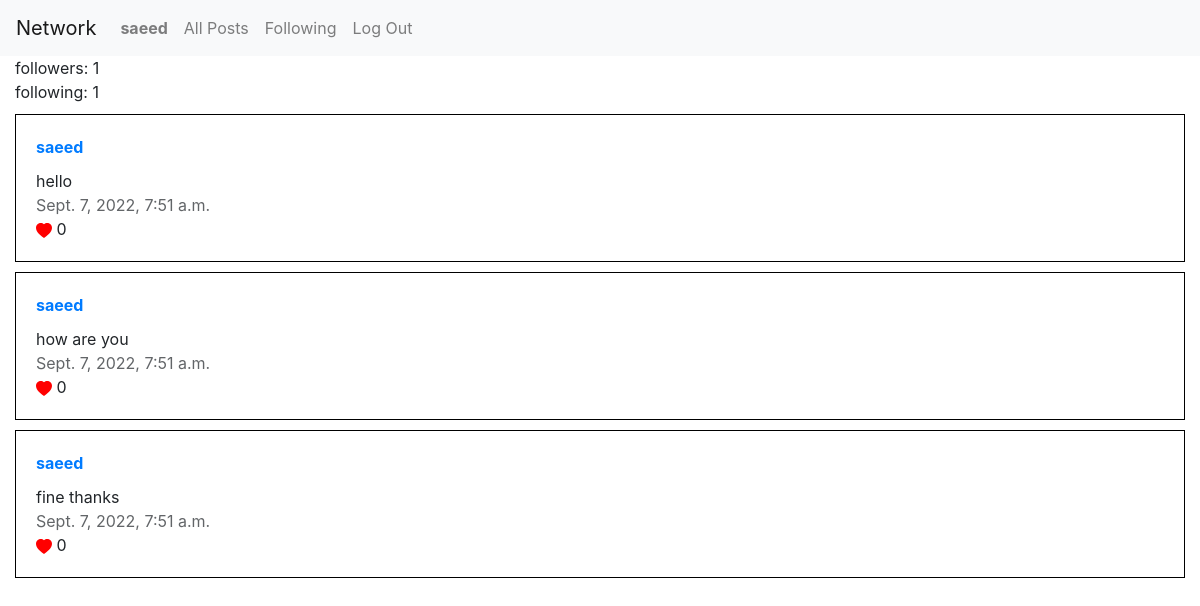
The page /saeed (signed in) on the database its author committed.
### network/models.py (models this page shows)
class User(AbstractUser):
    pass

class Follow(models.Model):
    follower = models.ForeignKey(User, on_delete=models.CASCADE, related_name="follower")
    followed = models.ForeignKey(User, on_delete=models.CASCADE, related_name="followed")

class Post(models.Model):
    poster = models.ForeignKey(User, on_delete=models.CASCADE, related_name="post")
    content = models.CharField(max_length=5000)
    date = models.DateTimeField(default=timezone.now)
    likes = models.IntegerField(default=0)

### network/views.py (the view)
# urls.py: path("<str:username>", views.profilePage, name="profilePage"),
def profilePage(request, username):
    user = User.objects.get(username=username)
    isFollowed = False
    for follow in user.followed.all():
        if request.user == follow.follower:
            isFollowed = True
    return render(request, "network/profilePage.html", {
        "profileUser": user,
        "isFollowed": isFollowed
    })

### network/templates/network/profilePage.html (shortened to what this page needs)
{% extends "network/layout.html" %}
{% block body %}
    <div class="container-fluid">
            <div class="followers">followers: {{ user.followed.all|length }}</div>
            <div class="following">following: {{ user.follower.all|length }}</div>
            <div id="profilePosts">
                {% for post in user.post.all %}
                    <div class="post">
                        <div class="username"><a href="{% url 'profilePage' post.poster.username %}">{{ post.poster.username }}</a></div>
                        <div class="content">{{ post.content }}</div>
                        <div class="date">{{ post.date }}</div>
                        <dic class="likes"><svg color="red" xmlns="http://www.w3.org/2000/svg" width="16" height="16" fill="currentColor" class="bi bi-heart-fill" viewBox="0 0 16 16">
                            <path fill-rule="evenodd" d="M8 1.314C12.438-3.248 23.534 4.735 8 15-7.534 4.736 3.562-3.248 8 1.314z"/>
                        </svg> {{ post.likes }}</dic>
                    </div>
                {% endfor %}
            </div>
    </div>
{% endblock %}

### network/templates/network/layout.html (shortened to what this page needs)
{% load static %}
<!DOCTYPE html>
<html lang="en">
    <head>
        <link rel="stylesheet" href="https://stackpath.bootstrapcdn.com/bootstrap/4.4.1/css/bootstrap.min.css">
        <link href="{% static 'network/styles.css' %}" rel="stylesheet">
    </head>
    <body>
        <nav class="navbar navbar-expand-lg navbar-light bg-light">
            <a class="navbar-brand" href="#">Network</a>
            <div>
              <ul class="navbar-nav mr-auto">
                {% if user.is_authenticated %}
                    <li class="nav-item">
                        <a class="nav-link" href="" onclick="return false;"><strong>{{ user.username }}</strong></a>
                    </li>
                {% endif %}
                <li class="nav-item">
                  <a class="nav-link" href="{% url 'index' %}" id="allPosts-button">All Posts</a>
                </li>
                {% if user.is_authenticated %}
                    <li class="nav-item">
                        <a class="nav-link" href="" onclick="return false;" id="following-button">Following</a>
                    </li>
                    <li class="nav-item">
                        <a class="nav-link" href="{% url 'logout' %}">Log Out</a>
                    </li>
                {% endif %}
              </ul>
            </div>
          </nav>
        <div class="body">
            {% block body %}
            {% endblock %}
        </div>
    </body>
</html>

### network/static/network/styles.css (style rules this page uses)
.post { border: 0.5px solid black; width: 100%; padding: 20px; margin-top: 10px; }
.username { font-weight: bold; margin-bottom: 10px; }
.date { opacity: 0.7; }

### rows shown on the page
User: username "saeed", followed.all|length "1", follower.all|length "1"
Post: poster.username "saeed", content "hello", date "Sept. 7, 2022, 7:51 a.m.", likes "0"
Post: poster.username "saeed", content "how are you", date "Sept. 7, 2022, 7:51 a.m.", likes "0"
Post: poster.username "saeed", content "fine thanks", date "Sept. 7, 2022, 7:51 a.m.", likes "0"
